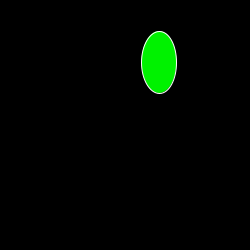
Frame 1 (no input)
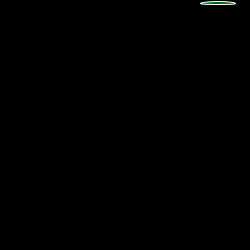
Frame 60 (the mouse pressed at the canvas centre just before this capture)
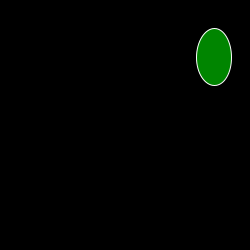
Frame 120 (the mouse held since frame 60 and released just before this capture)

The Processing sketch that drew these frames (run headless with seeded random() and noise(); from frame 60 on, the mouse is pressed at the canvas centre):

// Processing sketch: processing_82460
// ── processing_82460.pde

//Dominique A., Bouncing Ball, CP1, Mod 16-17

Ball joe;
void setup()
{
  smooth();
  size(250,250);
  joe = new Ball();
}
void draw()
{
  background(0,0,0);
  fill(0,random(255),0);
  joe.move();
  joe.bounce();
  joe.show();
}
class Ball
{
  int x,y;
  boolean up,right;
  Ball()
  {
  x = int(random(245));
  y = int(random(245));
  right = true;
  up = true;
  }
void move()
{
  if(right == true)
{
  x++;
}
else
 {
 x--;
 }
 if(up == true)
 {
   y--;
 }
 else
 {
   y++;
 }
}
 void bounce()
 {
   if(x > 245)
   {
   right = false;
 }
 else if(x < 1)
 {
   right = true;
 }
 if (y < 1)
 {
   up = false;
 }
   else if(y > 245)
  {
   up = true;
 }
}
void show()
{
  stroke(255);
  ellipse(x,y,35,y);
  }
}
